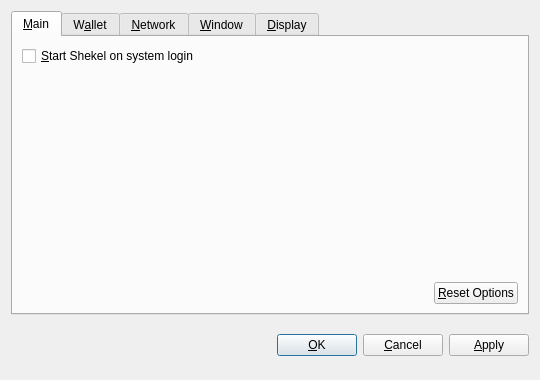
<?xml version="1.0" encoding="UTF-8"?>
<ui version="4.0">
 <class>OptionsDialog</class>
 <widget class="QDialog" name="OptionsDialog">
  <property name="geometry">
   <rect>
    <x>0</x>
    <y>0</y>
    <width>540</width>
    <height>380</height>
   </rect>
  </property>
  <property name="windowTitle">
   <string>Options</string>
  </property>
  <property name="modal">
   <bool>true</bool>
  </property>
  <layout class="QVBoxLayout" name="verticalLayout">
   <item>
    <widget class="QTabWidget" name="tabWidget">
     <property name="tabPosition">
      <enum>QTabWidget::North</enum>
     </property>
     <property name="currentIndex">
      <number>0</number>
     </property>
     <widget class="QWidget" name="tabMain">
      <attribute name="title">
       <string>&amp;Main</string>
      </attribute>
      <layout class="QVBoxLayout" name="verticalLayout_Main">
       <item>
        <widget class="QCheckBox" name="bitcoinAtStartup">
         <property name="toolTip">
          <string>Automatically start Shekel after logging in to the system.</string>
         </property>
         <property name="text">
          <string>&amp;Start Shekel on system login</string>
         </property>
        </widget>
       </item>
       <item>
        <spacer name="verticalSpacer_Main">
         <property name="orientation">
          <enum>Qt::Vertical</enum>
         </property>
         <property name="sizeHint" stdset="0">
          <size>
           <width>20</width>
           <height>40</height>
          </size>
         </property>
        </spacer>
       </item>
       <item>
        <layout class="QHBoxLayout" name="horizontalLayout_2_Main">
         <item>
          <spacer name="horizontalSpacer_2_Main">
           <property name="orientation">
            <enum>Qt::Horizontal</enum>
           </property>
           <property name="sizeHint" stdset="0">
            <size>
             <width>40</width>
             <height>20</height>
            </size>
           </property>
          </spacer>
         </item>
         <item>
          <widget class="QPushButton" name="resetButton">
           <property name="toolTip">
            <string>Reset all client options to default.</string>
           </property>
           <property name="text">
            <string>&amp;Reset Options</string>
           </property>
           <property name="autoDefault">
            <bool>false</bool>
           </property>
          </widget>
         </item>
        </layout>
       </item>
      </layout>
     </widget>
     <widget class="QWidget" name="tabWallet">
      <attribute name="title">
       <string>W&amp;allet</string>
      </attribute>
      <layout class="QVBoxLayout" name="verticalLayout_Network">
       <item>
        <widget class="QLabel" name="transactionFeeInfoLabel">
         <property name="text">
          <string>Optional transaction fee per kB that helps make sure your transactions are processed quickly. Most transactions are 1 kB.</string>
         </property>
         <property name="textFormat">
          <enum>Qt::PlainText</enum>
         </property>
         <property name="wordWrap">
          <bool>true</bool>
         </property>
        </widget>
       </item>
       <item>
        <layout class="QHBoxLayout" name="horizontalLayout_1_Main">
         <item>
          <widget class="QLabel" name="transactionFeeLabel">
           <property name="text">
            <string>Pay transaction &amp;fee</string>
           </property>
           <property name="textFormat">
            <enum>Qt::PlainText</enum>
           </property>
           <property name="buddy">
            <cstring>transactionFee</cstring>
           </property>
          </widget>
         </item>
         <item>
          <widget class="BitcoinAmountField" name="transactionFee"/>
         </item>
         <item>
          <spacer name="horizontalSpacer_1_Main">
           <property name="orientation">
            <enum>Qt::Horizontal</enum>
           </property>
           <property name="sizeHint" stdset="0">
            <size>
             <width>40</width>
             <height>20</height>
            </size>
           </property>
          </spacer>
         </item>
        </layout>
       </item>
       <item>
        <widget class="QLabel" name="label">
         <property name="text">
          <string>If you disable the spending of unconfirmed change, the change from a transaction cannot be used until that transaction has at least one confirmation. This also affects how your balance is computed.</string>
         </property>
         <property name="wordWrap">
          <bool>true</bool>
         </property>
        </widget>
       </item>
       <item>
        <widget class="QCheckBox" name="spendZeroConfChange">
         <property name="text">
          <string>Spend unconfirmed change  (experts only)</string>
         </property>
        </widget>
       </item>
       <item>
        <spacer name="verticalSpacer">
         <property name="orientation">
          <enum>Qt::Vertical</enum>
         </property>
         <property name="sizeHint" stdset="0">
          <size>
           <width>20</width>
           <height>40</height>
          </size>
         </property>
        </spacer>
       </item>
      </layout>
     </widget>
     <widget class="QWidget" name="tabNetwork">
      <attribute name="title">
       <string>&amp;Network</string>
      </attribute>
      <layout class="QVBoxLayout" name="verticalLayout_Network">
       <item>
        <widget class="QCheckBox" name="mapPortUpnp">
         <property name="toolTip">
          <string>Automatically open the Shekel client port on the router. This only works when your router supports UPnP and it is enabled.</string>
         </property>
         <property name="text">
          <string>Map port using &amp;UPnP</string>
         </property>
        </widget>
       </item>
       <item>
        <widget class="QCheckBox" name="connectSocks">
         <property name="toolTip">
          <string>Connect to the Shekel network through a SOCKS proxy (e.g. when connecting through Tor).</string>
         </property>
         <property name="text">
          <string>&amp;Connect through SOCKS proxy:</string>
         </property>
        </widget>
       </item>
       <item>
        <layout class="QHBoxLayout" name="horizontalLayout_Network">
         <item>
          <widget class="QLabel" name="proxyIpLabel">
           <property name="text">
            <string>Proxy &amp;IP:</string>
           </property>
           <property name="textFormat">
            <enum>Qt::PlainText</enum>
           </property>
           <property name="buddy">
            <cstring>proxyIp</cstring>
           </property>
          </widget>
         </item>
         <item>
          <widget class="QValidatedLineEdit" name="proxyIp">
           <property name="maximumSize">
            <size>
             <width>140</width>
             <height>16777215</height>
            </size>
           </property>
           <property name="toolTip">
            <string>IP address of the proxy (e.g. 127.0.0.1)</string>
           </property>
          </widget>
         </item>
         <item>
          <widget class="QLabel" name="proxyPortLabel">
           <property name="text">
            <string>&amp;Port:</string>
           </property>
           <property name="textFormat">
            <enum>Qt::PlainText</enum>
           </property>
           <property name="buddy">
            <cstring>proxyPort</cstring>
           </property>
          </widget>
         </item>
         <item>
          <widget class="QLineEdit" name="proxyPort">
           <property name="maximumSize">
            <size>
             <width>55</width>
             <height>16777215</height>
            </size>
           </property>
           <property name="toolTip">
            <string>Port of the proxy (e.g. 9050)</string>
           </property>
          </widget>
         </item>
         <item>
          <widget class="QLabel" name="socksVersionLabel">
           <property name="text">
            <string>SOCKS &amp;Version:</string>
           </property>
           <property name="textFormat">
            <enum>Qt::PlainText</enum>
           </property>
           <property name="buddy">
            <cstring>socksVersion</cstring>
           </property>
          </widget>
         </item>
         <item>
          <widget class="QValueComboBox" name="socksVersion">
           <property name="toolTip">
            <string>SOCKS version of the proxy (e.g. 5)</string>
           </property>
          </widget>
         </item>
         <item>
          <spacer name="horizontalSpacer_Network">
           <property name="orientation">
            <enum>Qt::Horizontal</enum>
           </property>
           <property name="sizeHint" stdset="0">
            <size>
             <width>40</width>
             <height>20</height>
            </size>
           </property>
          </spacer>
         </item>
        </layout>
       </item>
       <item>
        <spacer name="verticalSpacer_Network">
         <property name="orientation">
          <enum>Qt::Vertical</enum>
         </property>
         <property name="sizeHint" stdset="0">
          <size>
           <width>20</width>
           <height>40</height>
          </size>
         </property>
        </spacer>
       </item>
      </layout>
     </widget>
     <widget class="QWidget" name="tabWindow">
      <attribute name="title">
       <string>&amp;Window</string>
      </attribute>
      <layout class="QVBoxLayout" name="verticalLayout_Window">
       <item>
        <widget class="QCheckBox" name="minimizeToTray">
         <property name="toolTip">
          <string>Show only a tray icon after minimizing the window.</string>
         </property>
         <property name="text">
          <string>&amp;Minimize to the tray instead of the taskbar</string>
         </property>
        </widget>
       </item>
       <item>
        <widget class="QCheckBox" name="minimizeOnClose">
         <property name="toolTip">
          <string>Minimize instead of exit the application when the window is closed. When this option is enabled, the application will be closed only after selecting Quit in the menu.</string>
         </property>
         <property name="text">
          <string>M&amp;inimize on close</string>
         </property>
        </widget>
       </item>
       <item>
        <spacer name="verticalSpacer_Window">
         <property name="orientation">
          <enum>Qt::Vertical</enum>
         </property>
         <property name="sizeHint" stdset="0">
          <size>
           <width>20</width>
           <height>40</height>
          </size>
         </property>
        </spacer>
       </item>
      </layout>
     </widget>
     <widget class="QWidget" name="tabDisplay">
      <attribute name="title">
       <string>&amp;Display</string>
      </attribute>
      <layout class="QVBoxLayout" name="verticalLayout_Display">
       <item>
        <layout class="QHBoxLayout" name="horizontalLayout_1_Display">
         <item>
          <widget class="QLabel" name="langLabel">
           <property name="text">
            <string>User Interface &amp;language:</string>
           </property>
           <property name="textFormat">
            <enum>Qt::PlainText</enum>
           </property>
           <property name="buddy">
            <cstring>lang</cstring>
           </property>
          </widget>
         </item>
         <item>
          <widget class="QValueComboBox" name="lang">
           <property name="toolTip">
            <string>The user interface language can be set here. This setting will take effect after restarting Shekel.</string>
           </property>
          </widget>
         </item>
        </layout>
       </item>
       <item>
        <layout class="QHBoxLayout" name="horizontalLayout_2_Display">
         <item>
          <widget class="QLabel" name="unitLabel">
           <property name="text">
            <string>&amp;Unit to show amounts in:</string>
           </property>
           <property name="textFormat">
            <enum>Qt::PlainText</enum>
           </property>
           <property name="buddy">
            <cstring>unit</cstring>
           </property>
          </widget>
         </item>
         <item>
          <widget class="QValueComboBox" name="unit">
           <property name="toolTip">
            <string>Choose the default subdivision unit to show in the interface and when sending coins.</string>
           </property>
          </widget>
         </item>
        </layout>
       </item>
       <item>
        <widget class="QCheckBox" name="displayAddresses">
         <property name="toolTip">
          <string>Whether to show Shekel addresses in the transaction list or not.</string>
         </property>
         <property name="text">
          <string>&amp;Display addresses in transaction list</string>
         </property>
        </widget>
       </item>
       <item>
        <widget class="QCheckBox" name="coinControlFeatures">
         <property name="toolTip">
          <string>Whether to show coin control features or not.</string>
         </property>
         <property name="text">
          <string>Display coin &amp;control features (experts only!)</string>
         </property>
        </widget>
       </item>
       <item>
        <spacer name="verticalSpacer_Display">
         <property name="orientation">
          <enum>Qt::Vertical</enum>
         </property>
         <property name="sizeHint" stdset="0">
          <size>
           <width>20</width>
           <height>40</height>
          </size>
         </property>
        </spacer>
       </item>
      </layout>
     </widget>
    </widget>
   </item>
   <item>
    <layout class="QHBoxLayout" name="horizontalLayout_Buttons">
     <item>
      <spacer name="horizontalSpacer_1">
       <property name="orientation">
        <enum>Qt::Horizontal</enum>
       </property>
       <property name="sizeHint" stdset="0">
        <size>
         <width>40</width>
         <height>48</height>
        </size>
       </property>
      </spacer>
     </item>
     <item>
      <widget class="QLabel" name="statusLabel">
       <property name="font">
        <font>
         <weight>75</weight>
         <bold>true</bold>
        </font>
       </property>
       <property name="text">
        <string/>
       </property>
       <property name="textFormat">
        <enum>Qt::PlainText</enum>
       </property>
       <property name="wordWrap">
        <bool>true</bool>
       </property>
      </widget>
     </item>
     <item>
      <spacer name="horizontalSpacer_2">
       <property name="orientation">
        <enum>Qt::Horizontal</enum>
       </property>
       <property name="sizeHint" stdset="0">
        <size>
         <width>40</width>
         <height>48</height>
        </size>
       </property>
      </spacer>
     </item>
     <item>
      <widget class="QPushButton" name="okButton">
       <property name="text">
        <string>&amp;OK</string>
       </property>
      </widget>
     </item>
     <item>
      <widget class="QPushButton" name="cancelButton">
       <property name="text">
        <string>&amp;Cancel</string>
       </property>
       <property name="autoDefault">
        <bool>false</bool>
       </property>
      </widget>
     </item>
     <item>
      <widget class="QPushButton" name="applyButton">
       <property name="text">
        <string>&amp;Apply</string>
       </property>
       <property name="autoDefault">
        <bool>false</bool>
       </property>
      </widget>
     </item>
    </layout>
   </item>
  </layout>
 </widget>
 <customwidgets>
  <customwidget>
   <class>BitcoinAmountField</class>
   <extends>QSpinBox</extends>
   <header>bitcoinamountfield.h</header>
  </customwidget>
  <customwidget>
   <class>QValueComboBox</class>
   <extends>QComboBox</extends>
   <header>qvaluecombobox.h</header>
  </customwidget>
  <customwidget>
   <class>QValidatedLineEdit</class>
   <extends>QLineEdit</extends>
   <header>qvalidatedlineedit.h</header>
  </customwidget>
 </customwidgets>
 <resources/>
 <connections/>
</ui>
